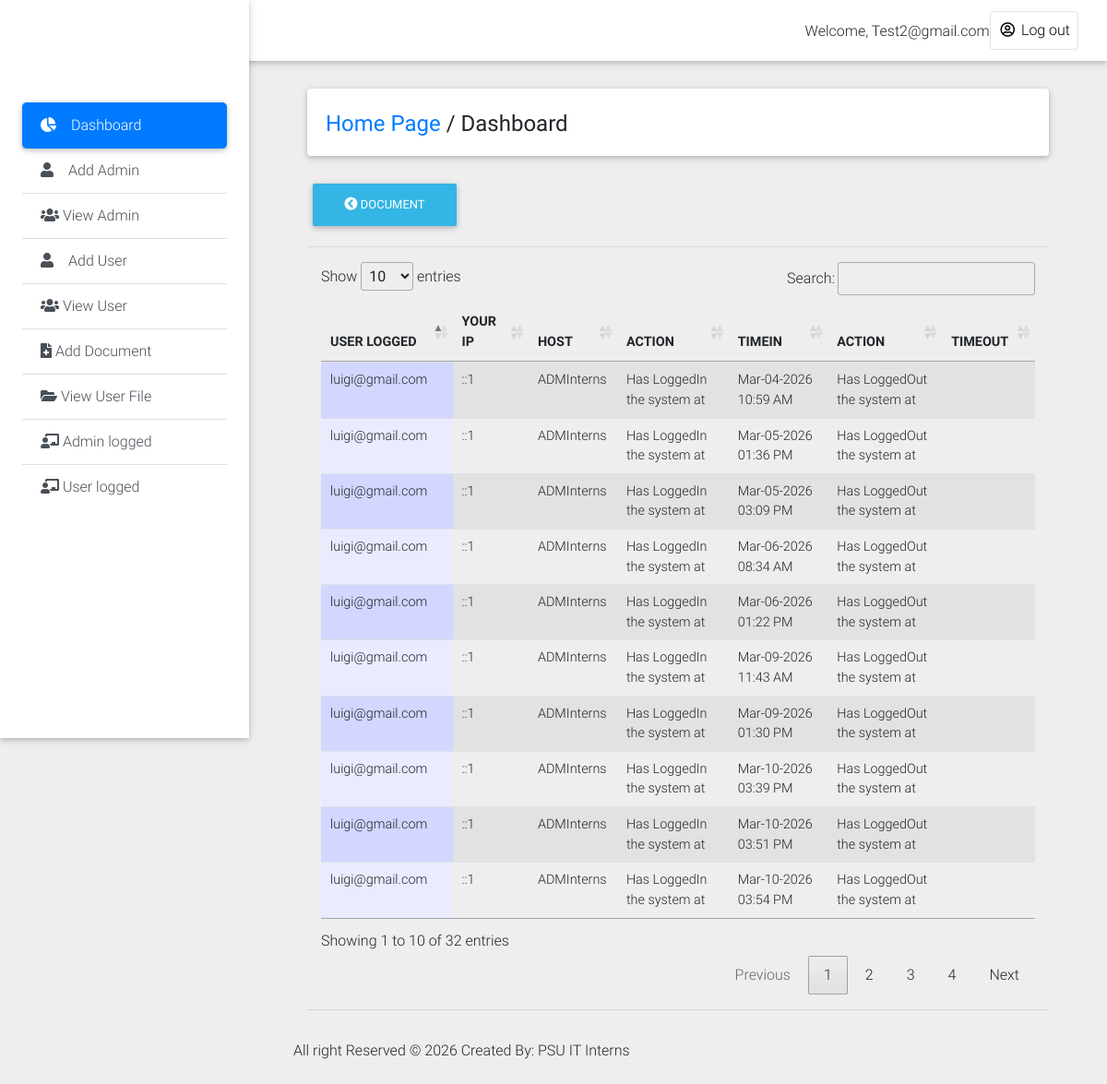
Screenshot of /Private_Dashboard/user_log.php (signed in) with the database file from the repository.
### tables this page shows
CREATE TABLE `history_log` (
  `log_id` int(11) NOT NULL,
  `id` int(11) NOT NULL,
  `email_address` text NOT NULL,
  `action` varchar(100) NOT NULL,
  `actions` varchar(200) NOT NULL DEFAULT 'Has LoggedOut the system at',
  `ip` text NOT NULL,
  `host` text NOT NULL,
  `login_time` varchar(200) NOT NULL,
  `logout_time` varchar(200) NOT NULL
);

### Private_Dashboard/user_log.php (the view, shortened to what this page needs)
<!DOCTYPE html>
<html lang="en">
<head>
  <link rel="stylesheet" href="https://use.fontawesome.com/releases/v5.8.1/css/all.css">
  <link href="css/bootstrap.min.css" rel="stylesheet">
  <link href="css/mdb.min.css" rel="stylesheet">
  <link href="css/style.min.css" rel="stylesheet">
    <link rel="stylesheet" type="text/css" href="medias/css/dataTable.css" />
</head>
<body class="grey lighten-3">
  <header>
    <nav class="navbar fixed-top navbar-expand-lg navbar-light white scrolling-navbar">
      <div class="container-fluid">
        <div class="collapse navbar-collapse" id="navbarSupportedContent">
            <?php
             require_once("../include/connection.php");
               $id = mysqli_real_escape_string($conn,$_SESSION['admin_user']);
              $r = mysqli_query($conn,"SELECT * FROM admin_login where id = '$id'") or die (mysqli_error($conn));
              $row = mysqli_fetch_array($r);
               $id=$row['admin_user'];
            ?>
          <ul class="navbar-nav nav-flex-icons">
                <li style="margin-top: 10px;">Welcome,</font> <?php echo ucwords(htmlentities($id)); ?></li>
            <li class="nav-item">
              <a href="logout.php" class="nav-link border border-light rounded waves-effect">
               <i class="far fa-user-circle"></i> Log out
              </a>
            </li>
          </ul>
        </div>
      </div>
    </nav>
    <div class="sidebar-fixed position-fixed">
      <a class="logo-wrapper waves-effect">
</a>
       <div class="list-group list-group-flush">
        <a href="dashboard.php" class="list-group-item active waves-effect">
          <i class="fas fa-chart-pie mr-3"></i>Dashboard
        </a>
         <a href="#" class="list-group-item list-group-item-action waves-effect"  data-toggle="modal" data-target="#modalRegisterForm">
          <i class="fas fa-user mr-3"></i>Add Admin</a>
            <a href="view_admin.php" class="list-group-item list-group-item-action waves-effect">
          <i class="fas fa-users"></i> View Admin</a>
        <a href="#" class="list-group-item list-group-item-action waves-effect" data-toggle="modal" data-target="#modalRegisterForm2">
          <i class="fas fa-user mr-3"></i>Add User</a>
           <a href="view_user.php" class="list-group-item list-group-item-action waves-effect">
          <i class="fas fa-users"></i>  View User</a>
        <a href="add_document.php" class="list-group-item list-group-item-action waves-effect">
          <i class="fas fa-file-medical"></i> Add Document</a>
        <a href="view_userfile.php" class="list-group-item list-group-item-action waves-effect">
          <i class="fas fa-folder-open"></i> View User File</a>
            <a href="admin_log.php" class="list-group-item list-group-item-action waves-effect">
          <i class="fas fa-chalkboard-teacher"></i> Admin logged</a>
              <a href="user_log.php" class="list-group-item list-group-item-action waves-effect">
          <i class="fas fa-chalkboard-teacher"></i> User logged</a>
      </div>
    </div>
  </header>
  <main class="pt-5 mx-lg-5">
    <div class="container-fluid mt-5">
      <div class="card mb-4 wow fadeIn">
        <div class="card-body d-sm-flex justify-content-between">
          <h4 class="mb-2 mb-sm-0 pt-1">
            <a href="dashboard.php">Home Page</a>
            <span>/</span>
            <span>Dashboard</span>
          </h4>
        </div>
      </div>
      <div class="">
    <a href="add_document.php"><button type="button" class="btn btn-info"><i class="fas fa-chevron-circle-left"></i>  Document</button></a>
    </div>
<hr>
 <div class="col-md-12">
  <table id="dtable" class = "table table-striped" style="">
     <thead>
    <th>USER LOGGED</th>
     <th>YOUR IP</th>
     <th>HOST</th>
     <th>ACTION</th>
     <th>TIMEIN</th>
     <th>ACTION</th>
     <th>TIMEOUT</th>
</thead>
<tbody>
    <tr>
        <?php
        require_once("../include/connection.php");
      $query = mysqli_query($conn,"SELECT * from history_log") or die (mysqli_error($conn));
      while($file=mysqli_fetch_array($query)){
         $name =  $file['email_address'];
         $ip =  $file['ip'];
         $host =  $file['host'];
         $action =  $file['action'];
         $logintime =  $file['login_time'];
         $actions =  $file['actions'];
         $logouttime =  $file['logout_time'];
      ?>
      <td><?php echo $name; ?></td>
       <td><?php echo $ip; ?></td>
      <td><?php echo $host; ?></td>
      <td><?php echo $action; ?></td>
      <td><?php echo $logintime; ?></td>
      <td><?php echo $actions; ?></td>
      <td><?php echo $logouttime; ?></td>
    </tr>
<?php } ?>
</tbody>
   </table>
    </div>
    <hr></div>
    <div class="footer-copyright py-3">
     <p>All right Reserved &copy; <?php echo date('Y');?> Created By: PSU IT Interns</p>
    </div>
<link rel="stylesheet" type="text/css" href="https://cdn.datatables.net/1.10.9/css/jquery.dataTables.min.css"/>
<link rel="stylesheet" type="text/css" href="https://cdn.datatables.net/responsive/1.0.3/css/dataTables.responsive.css">
</body>
</html>

### Private_Dashboard/medias/css/dataTable.css (style rules this page uses)
.sorting_asc { background: url('../images/sort_asc.png') no-repeat center right; }
.sorting { background: url('../images/sort_both.png') no-repeat center right; }
tr.odd { background-color: #E2E4FF; }
tr.odd td.sorting_1 { background-color: #D3D6FF; }
tr.even td.sorting_1 { background-color: #EAEBFF; }

### rows the page displays
history_log: email_address "luigi@gmail.com", ip "::1", host "ADMInterns", action "Has LoggedIn the system at", login_time "Mar-04-2026 10:59 AM", actions "Has LoggedOut the system at"
history_log: email_address "luigi@gmail.com", ip "::1", host "ADMInterns", action "Has LoggedIn the system at", login_time "Mar-05-2026 01:36 PM", actions "Has LoggedOut the system at"
history_log: email_address "luigi@gmail.com", ip "::1", host "ADMInterns", action "Has LoggedIn the system at", login_time "Mar-05-2026 03:09 PM", actions "Has LoggedOut the system at"
history_log: email_address "luigi@gmail.com", ip "::1", host "ADMInterns", action "Has LoggedIn the system at", login_time "Mar-06-2026 08:34 AM", actions "Has LoggedOut the system at"
history_log: email_address "luigi@gmail.com", ip "::1", host "ADMInterns", action "Has LoggedIn the system at", login_time "Mar-06-2026 01:22 PM", actions "Has LoggedOut the system at"
history_log: email_address "luigi@gmail.com", ip "::1", host "ADMInterns", action "Has LoggedIn the system at", login_time "Mar-09-2026 11:43 AM", actions "Has LoggedOut the system at"
history_log: email_address "luigi@gmail.com", ip "::1", host "ADMInterns", action "Has LoggedIn the system at", login_time "Mar-09-2026 01:30 PM", actions "Has LoggedOut the system at"
history_log: email_address "luigi@gmail.com", ip "::1", host "ADMInterns", action "Has LoggedIn the system at", login_time "Mar-10-2026 03:39 PM", actions "Has LoggedOut the system at"
history_log: email_address "luigi@gmail.com", ip "::1", host "ADMInterns", action "Has LoggedIn the system at", login_time "Mar-10-2026 03:51 PM", actions "Has LoggedOut the system at"
history_log: email_address "luigi@gmail.com", ip "::1", host "ADMInterns", action "Has LoggedIn the system at", login_time "Mar-10-2026 03:54 PM", actions "Has LoggedOut the system at"

### other values shown
$id "Test2@gmail.com"
